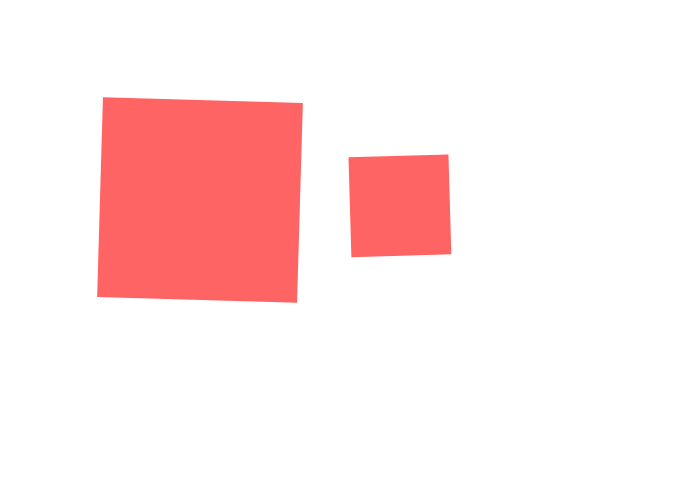
Frame 1 (no input)
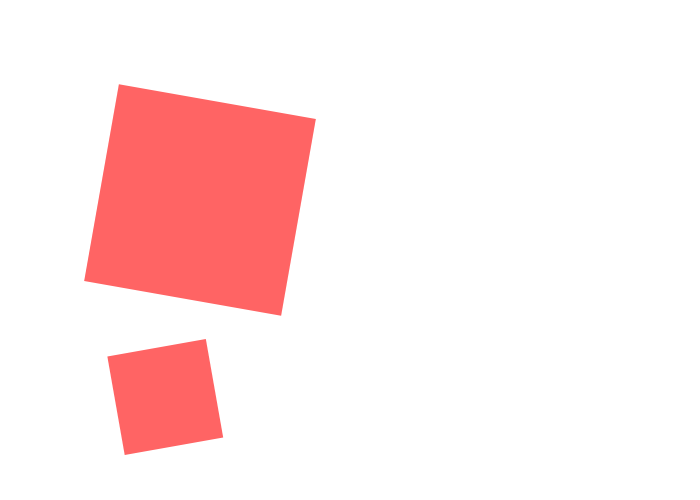
Frame 60 (no input)
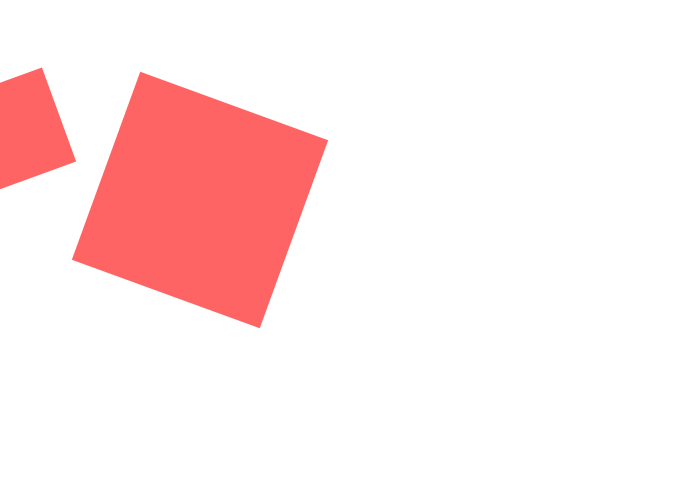
Frame 120 (the mouse pressed at the canvas centre since frame 60)

The p5.js sketch that drew these frames (run headless with seeded random() and noise() and a simulated clock; from frame 60 on, the mouse is pressed at the canvas centre):

// p5.js sketch
// ── sketch.js
function setup() {
  createCanvas(700, 500);
  noStroke();
  fill(255, 100, 100);
  rectMode(CENTER);
}

function draw() {
  background(255);
  translate(200, 200);
  rotate(radians(millis() * 0.1));
  //scale(mouseX / width * 2, 1);
  square(0, 0, 200);
  
  translate(200, 0);
  
  rotate(radians(millis() * -0.2));
  square(0, 0, 100);
}
